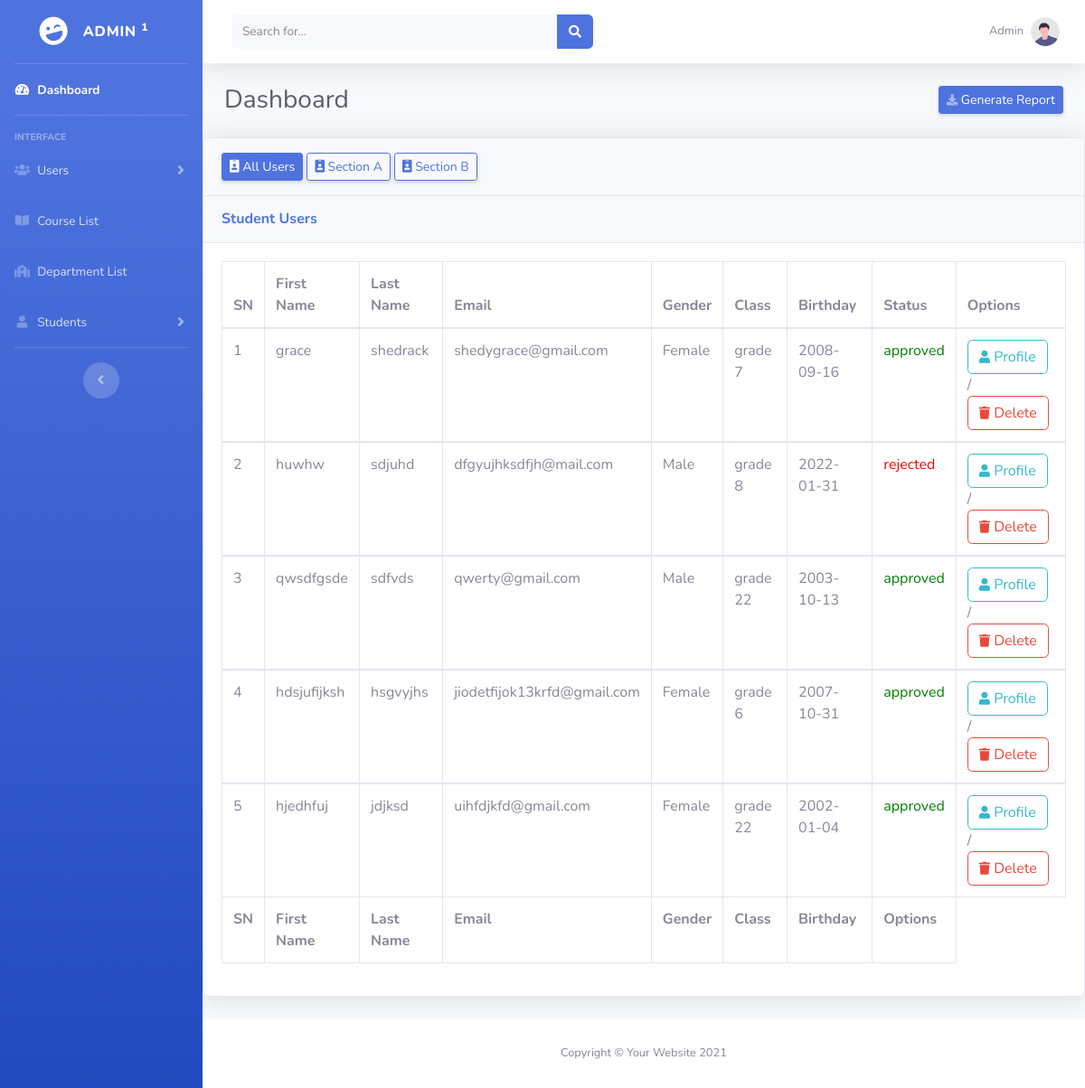
The page /users/student-user.php on the database its author committed.
### tables this page shows
CREATE TABLE `student_data` (
  `id` int(11) NOT NULL,
  `fname` varchar(50) NOT NULL,
  `lname` varchar(50) NOT NULL,
  `DoB` date NOT NULL,
  `email` varchar(50) NOT NULL,
  `phone` varchar(20) NOT NULL,
  `Gender` varchar(50) NOT NULL,
  `class_category` varchar(50) NOT NULL,
  `class` varchar(50) NOT NULL,
  `image` text NOT NULL,
  `password` varchar(50) NOT NULL,
  `index_no` int(50) NOT NULL,
  `status` varchar(150) NOT NULL
);

### users/student-user.php (the view, shortened to what this page needs)
<!DOCTYPE html>
<html lang="en">
<head>
    <link href="../vendor/fontawesome-free/css/all.min.css" rel="stylesheet" type="text/css">
    <link href="../css/sb-admin-2.min.css" rel="stylesheet">
</head>
<body id="page-top">
    <div id="wrapper">
        <ul class="navbar-nav bg-gradient-primary sidebar sidebar-dark accordion" id="accordionSidebar">
            <a class="sidebar-brand d-flex align-items-center justify-content-center" href="../index.php">
                <div class="sidebar-brand-icon rotate-n-15">
                    <i class="fas fa-laugh-wink"></i>
                </div>
                <div class="sidebar-brand-text mx-3">Admin <sup>1</sup></div>
            </a>
            <hr class="sidebar-divider my-0">
            <li class="nav-item active">
                <a class="nav-link" href="../index.php">
                    <i class="fas fa-fw fa-tachometer-alt"></i>
                    <span>Dashboard</span></a>
            </li>
            <hr class="sidebar-divider">
            <div class="sidebar-heading">
                Interface
            </div>
            <li class="nav-item">
                <a class="nav-link collapsed" href="#" data-toggle="collapse" data-target="#collapseUtilities"
                    aria-expanded="true" aria-controls="collapseUtilities">
                    <i class="fas fa-fw fa-users"></i>
                    <span>Users</span>
                </a>
            </li>
            <li class="nav-item">
                <a class="nav-link collapsed" href="../admin/course-list.php">
                    <i class="fas fa-fw fa-book-open"></i>
                    <span>Course List</span>
                </a>
            </li>
            <li class="nav-item">
                <a class="nav-link" href="../admin/department_list.php">
                    <i class="fas fa-fw fa-school"></i>
                    <span>Department List</span>
                </a>
            </li>
            <li class="nav-item">
                <a class="nav-link collapsed" href="#" data-toggle="collapse" data-target="#collapseThree"
                    aria-expanded="true" aria-controls="collapseThree">
                    <i class="fas fa-fw fa-user"></i>
                    <span>Students</span>
                </a>
            </li>
            <hr class="sidebar-divider d-none d-md-block">
            <div class="text-center d-none d-md-inline">
                <button class="rounded-circle border-0" id="sidebarToggle"></button>
            </div>
        </ul>
        <div id="content-wrapper" class="d-flex flex-column">
            <div id="content">
                <nav class="navbar navbar-expand navbar-light bg-white topbar mb-4 static-top shadow">
                    <form
                        class="d-none d-sm-inline-block form-inline mr-auto ml-md-3 my-2 my-md-0 mw-100 navbar-search">
                        <div class="input-group">
                            <input type="text" class="form-control bg-light border-0 small" placeholder="Search for..."
                                aria-label="Search" aria-describedby="basic-addon2">
                            <div class="input-group-append">
                                <button class="btn btn-primary" type="button">
                                    <i class="fas fa-search fa-sm"></i>
                                </button>
                            </div>
                        </div>
                    </form>
                    <ul class="navbar-nav ml-auto">
                        <li class="nav-item dropdown no-arrow">
                            <a class="nav-link dropdown-toggle" href="#" id="userDropdown" role="button"
                                data-toggle="dropdown" aria-haspopup="true" aria-expanded="false">
                                <span class="mr-2 d-none d-lg-inline text-gray-600 small">Admin</span>
                                <img class="img-profile rounded-circle"
                                    src="../img/undraw_profile.svg">
                            </a>
                        </li>
                    </ul>
                </nav>
                <div class="container-fluid">
                    <div class="d-sm-flex align-items-center justify-content-between mb-4">
                        <h1 class="h3 mb-0 text-gray-800">Dashboard</h1>
                        <a href="#" class="d-none d-sm-inline-block btn btn-sm btn-primary shadow-sm"><i
                            class="fas fa-download fa-sm text-white-50"></i> Generate Report</a>
                    </div>
                </div>
                <div class="card shadow mb-4">
                    <div class="card-header py-3">
                        <a href="student-user.php" class="d-none d-sm-inline-block btn btn-sm btn-outline-primary shadow-sm active"><i
                            class="fas fa-id-badge"></i> All Users</a>
                        <a href="student-section-A-users.php" class="d-none d-sm-inline-block btn btn-sm btn-outline-primary shadow-sm"><i
                            class="fas fa-id-badge"></i> Section A</a>
                        <a href="teacher-section-B-users.php" class="d-none d-sm-inline-block btn btn-sm btn-outline-primary shadow-sm"><i
                            class="fas fa-id-badge"></i> Section B</a>
                    </div>
                    <div class="card-header py-3">
                        <h6 class="m-0 font-weight-bold text-primary">Student Users</h6>
                    </div>
                    <div class="card-body">
                            <div class="table-responsive">
                                <table class="table table-bordered" id="dataTable" width="100%" cellspacing="0">
                                    <thead>
                                        <tr>
                                            <th>SN</th>
                                            <th>First Name</th>
                                            <th>Last Name</th>
                                            <th>Email</th>
                                            <th>Gender</th>
                                            <th>Class</th>
                                            <th>Birthday</th>
                                            <th>Status</th>
                                            <th>Options</th>
                                        </tr>
                                    </thead>
                                    <?php
                                        $qry = "SELECT * FROM `student_data`";
                                        $run = mysqli_query($con,$qry);
                                        $count = 0;
                                        while($data = $run->fetch_assoc()){
                                                $id = $data['id'];
                                                $count++;
                                    ?>
                                    <tbody>
                                        <tr>
                                            <td><?php echo $count; ?></td>
                                            <td><?php echo $data['fname'];?></td>
                                            <td><?php echo $data['lname']; ?></td>
                                            <td><?php echo $data['email']; ?></td>
                                            <td><?php echo $data['Gender']; ?></td>
                                            <td><?php echo $data['class']; ?></td>
                                            <td><?php echo $data['DoB']; ?></td>
                                            <td><?php if($data['status'] == 'rejected') {  echo '<span style = "color:red">' . $data['status'] . '</span>';} else {echo '<span style = "color:green">' . $data['status'] . '</span>';} ?></td>
                                            <td><a href="../admin/info.php?id=<?php echo $id ?>" class="btn btn-outline-info"><i
                                class="fas fa-user fa-sm "> </i> Profile</a> / <a href="../admin/student_delete.php?delete=<?php echo $data['id']; ?>" class="btn btn-outline-danger"><i
                                class="fas fa-trash fa-sm "></i> Delete</a></td>
                                        </tr>
                                    </tbody>
                                    <?php
                                        }
                                    ?>
                                    <tfoot>
                                        <tr>
                                            <th>SN</th>
                                            <th>First Name</th>
                                            <th>Last Name</th>
                                            <th>Email</th>
                                            <th>Gender</th>
                                            <th>Class</th>
                                            <th>Birthday</th>
                                            <th>Options</th>
                                        </tr>
                                    </tfoot>
                                </table>
                            </div>
                        </div>
                </div>
            </div>
            <footer class="sticky-footer bg-white">
                <div class="container my-auto">
                    <div class="copyright text-center my-auto">
                        <span>Copyright &copy; Your Website 2021</span>
                    </div>
                </div>
            </footer>
        </div>
    </div>
</body>
</html>

### rows shown on the page
student_data: fname "grace", lname "shedrack", email "shedygrace@gmail.com", Gender "Female", class "grade 7", DoB "2008-09-16", status "approved"
student_data: fname "huwhw", lname "sdjuhd", email "dfgyujhksdfjh@mail.com", Gender "Male", class "grade 8", DoB "2022-01-31", status "rejected"
student_data: fname "qwsdfgsde", lname "sdfvds", email "qwerty@gmail.com", Gender "Male", class "grade 22", DoB "2003-10-13", status "approved"
student_data: fname "hdsjufijksh", lname "hsgvyjhs", email "jiodetfijok13krfd@gmail.com", Gender "Female", class "grade 6", DoB "2007-10-31", status "approved"
student_data: fname "hjedhfuj", lname "jdjksd", email "uihfdjkfd@gmail.com", Gender "Female", class "grade 22", DoB "2002-01-04", status "approved"
